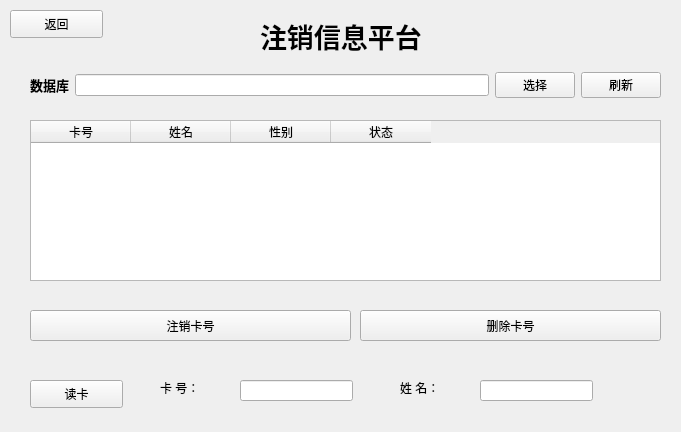
<?xml version="1.0" encoding="UTF-8"?>
<ui version="4.0">
 <class>Deletepage</class>
 <widget class="QWidget" name="Deletepage">
  <property name="geometry">
   <rect>
    <x>0</x>
    <y>0</y>
    <width>681</width>
    <height>432</height>
   </rect>
  </property>
  <property name="windowTitle">
   <string>Form</string>
  </property>
  <widget class="QPushButton" name="delback">
   <property name="geometry">
    <rect>
     <x>10</x>
     <y>10</y>
     <width>93</width>
     <height>28</height>
    </rect>
   </property>
   <property name="text">
    <string>返回</string>
   </property>
  </widget>
  <widget class="QLabel" name="label">
   <property name="geometry">
    <rect>
     <x>260</x>
     <y>0</y>
     <width>211</width>
     <height>71</height>
    </rect>
   </property>
   <property name="font">
    <font>
     <family>微软雅黑</family>
     <pointsize>20</pointsize>
     <weight>75</weight>
     <bold>true</bold>
    </font>
   </property>
   <property name="text">
    <string>注销信息平台</string>
   </property>
  </widget>
  <widget class="QWidget" name="layoutWidget">
   <property name="geometry">
    <rect>
     <x>30</x>
     <y>70</y>
     <width>631</width>
     <height>30</height>
    </rect>
   </property>
   <layout class="QHBoxLayout" name="db_select">
    <item>
     <widget class="QLabel" name="lb_db">
      <property name="text">
       <string>&lt;html&gt;&lt;head/&gt;&lt;body&gt;&lt;p align=&quot;right&quot;&gt;&lt;span style=&quot; font-size:10pt; font-weight:600;&quot;&gt;数据库&lt;/span&gt;&lt;/p&gt;&lt;/body&gt;&lt;/html&gt;</string>
      </property>
     </widget>
    </item>
    <item>
     <widget class="QLineEdit" name="ted_dbpath">
      <property name="readOnly">
       <bool>true</bool>
      </property>
     </widget>
    </item>
    <item>
     <widget class="QPushButton" name="btn_dbselect">
      <property name="text">
       <string>选择</string>
      </property>
     </widget>
    </item>
    <item>
     <widget class="QPushButton" name="btn_dbrefresh">
      <property name="text">
       <string>刷新</string>
      </property>
     </widget>
    </item>
   </layout>
  </widget>
  <widget class="QTableWidget" name="db_table">
   <property name="geometry">
    <rect>
     <x>30</x>
     <y>120</y>
     <width>631</width>
     <height>161</height>
    </rect>
   </property>
   <property name="editTriggers">
    <set>QAbstractItemView::NoEditTriggers</set>
   </property>
   <property name="selectionMode">
    <enum>QAbstractItemView::SingleSelection</enum>
   </property>
   <property name="selectionBehavior">
    <enum>QAbstractItemView::SelectRows</enum>
   </property>
   <column>
    <property name="text">
     <string>卡号</string>
    </property>
   </column>
   <column>
    <property name="text">
     <string>姓名</string>
    </property>
   </column>
   <column>
    <property name="text">
     <string>性别</string>
    </property>
   </column>
   <column>
    <property name="text">
     <string>状态</string>
    </property>
   </column>
  </widget>
  <widget class="QPushButton" name="pushButton_2">
   <property name="geometry">
    <rect>
     <x>30</x>
     <y>310</y>
     <width>321</width>
     <height>31</height>
    </rect>
   </property>
   <property name="text">
    <string>注销卡号</string>
   </property>
  </widget>
  <widget class="QPushButton" name="pushButton_3">
   <property name="geometry">
    <rect>
     <x>360</x>
     <y>310</y>
     <width>301</width>
     <height>31</height>
    </rect>
   </property>
   <property name="text">
    <string>删除卡号</string>
   </property>
  </widget>
  <widget class="QPushButton" name="pushButton_4">
   <property name="geometry">
    <rect>
     <x>30</x>
     <y>380</y>
     <width>93</width>
     <height>28</height>
    </rect>
   </property>
   <property name="text">
    <string>读卡</string>
   </property>
  </widget>
  <widget class="QLabel" name="label_2">
   <property name="geometry">
    <rect>
     <x>160</x>
     <y>380</y>
     <width>72</width>
     <height>15</height>
    </rect>
   </property>
   <property name="text">
    <string>卡 号：</string>
   </property>
  </widget>
  <widget class="QLabel" name="label_3">
   <property name="geometry">
    <rect>
     <x>400</x>
     <y>380</y>
     <width>72</width>
     <height>15</height>
    </rect>
   </property>
   <property name="text">
    <string>姓 名：</string>
   </property>
  </widget>
  <widget class="QLineEdit" name="lineEdit">
   <property name="geometry">
    <rect>
     <x>240</x>
     <y>380</y>
     <width>113</width>
     <height>21</height>
    </rect>
   </property>
  </widget>
  <widget class="QLineEdit" name="lineEdit_2">
   <property name="geometry">
    <rect>
     <x>480</x>
     <y>380</y>
     <width>113</width>
     <height>21</height>
    </rect>
   </property>
  </widget>
 </widget>
 <resources/>
 <connections/>
</ui>
